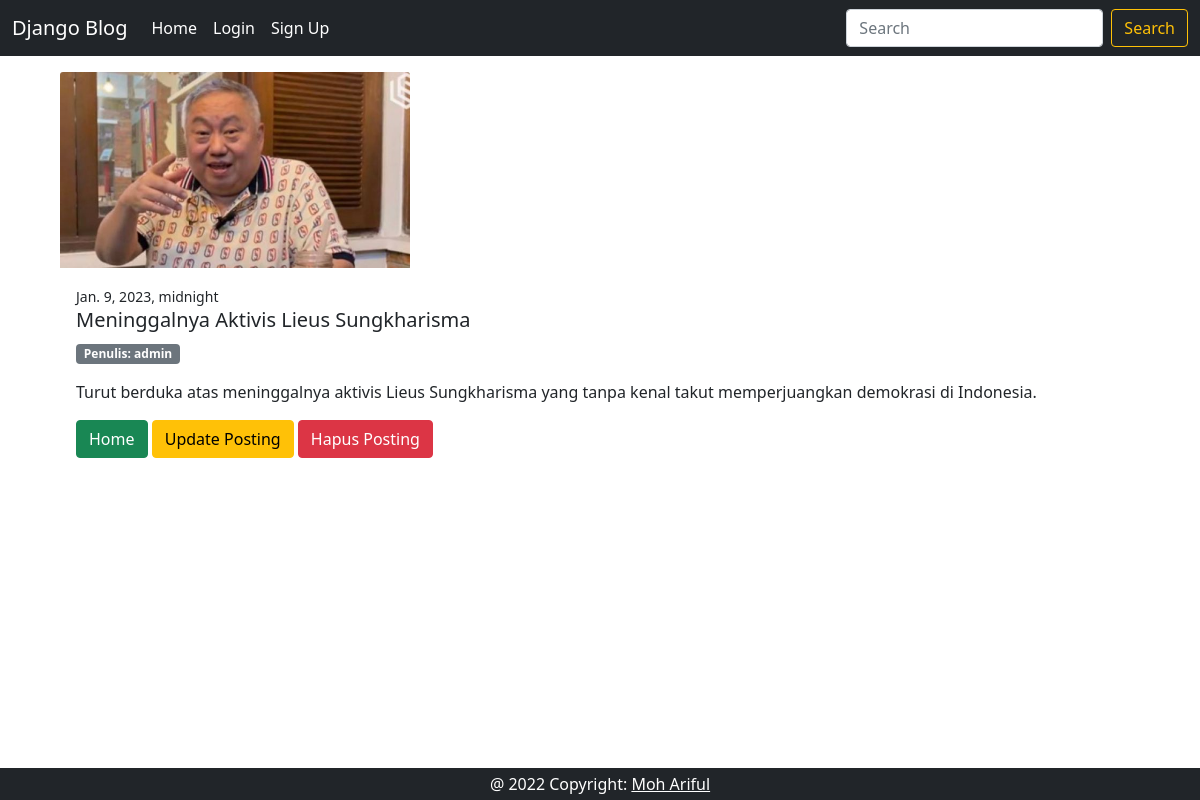
The app's page /detail/5 with its own data.
### posting/models.py (models this page shows, shortened)
class Posting(models.Model):
    judul = models.CharField(max_length=200)
    konten = models.TextField()
    image = models.ImageField(null=True, blank=True, upload_to='images')
    date = models.DateTimeField()
    penulis = models.ForeignKey(User, on_delete=models.CASCADE)

### posting/views.py (the view)
# urls.py: path('detail/<int:pk>', PostingView.as_view(), name='detail'),
class PostingView(View):
    def get(self, request, pk, *args, **kwargs):
        posting = get_object_or_404(Posting, pk=pk)
        if cache.get(posting.pk):
            posting = cache.get(posting.pk)
            print("Diambil dari cache RAM")
        else:
            posting = get_object_or_404(Posting, pk=pk)
            cache.set(posting.pk, posting)
            print("Diambil dari disk database")
        context = {
            'posting': posting
        }
        return render(request, 'posting/detail.html', context)

### templates/posting/detail.html (shortened to what this page needs)
{% extends 'base.html' %}
{% block content %}
<div class="container mt-3 mb-5 justify-content-center" style="width: 69rem;">
    <img src="{{ posting.image.url }}"  style="width:350px" class="card-img-top" alt="my image">
    <div class="card-body">
        <small>{{ posting.date }}</small>
      <h5 class="card-title">{{ posting.judul }}</h5>
      <p class='badge bg-secondary'>Penulis: {{ posting.penulis }} </p>
      <p class="card-text">{{ posting.konten }}</p>
      <a href="{% url 'index' %}" class="btn btn-success">Home</a>
      <a href="{% url 'update' posting.pk %}" class="btn btn-warning">Update Posting</a>
      <a href="{% url 'delete' posting.pk %}" class="btn btn-danger">Hapus Posting</a>
    </div>
  </div>
{% endblock %}

### records on screen
Posting: image (picture), date "Jan. 9, 2023, midnight", judul "Meninggalnya Aktivis Lieus Sungkharisma", penulis "admin", konten "Turut berduka atas meninggalnya aktivis Lieus Sungkharisma yang tanpa kenal takut memperjuangkan demokrasi di Indonesia."
